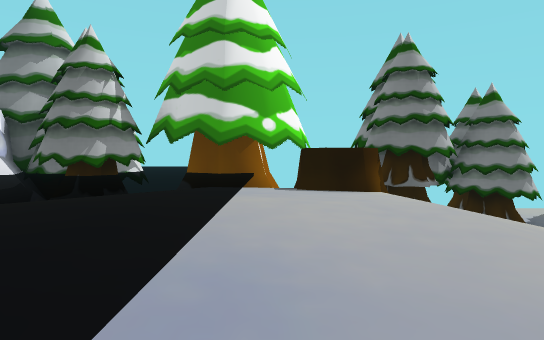
View 1 (above)

15 first-person views from a walk through a 3-D level made in the Unity game engine. The camera is 1.3 m above the floor, tilts 2° down and sees 75° across. The floor is counted in squares, 2 m on a side. Each view is taken from the middle of a square. On the plan, view 1 faces up. The plan holds only what a view shows up to about 10 squares ahead; the rest is blank. The place goes on beyond the plan. Some animated figures are not drawn.

View 2
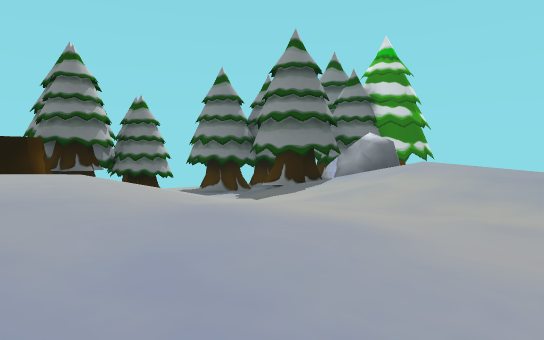

View 3
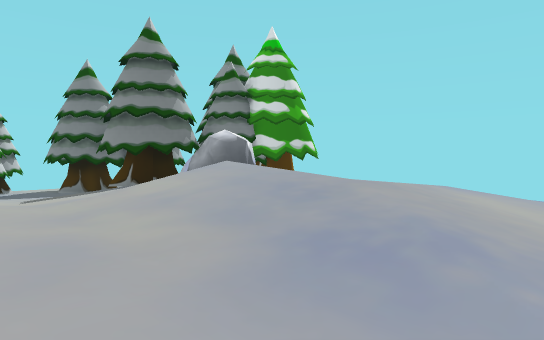

View 4
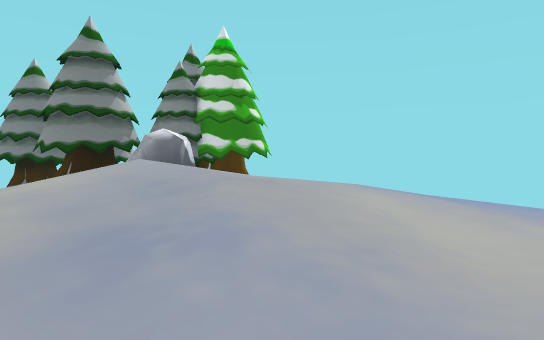

View 5
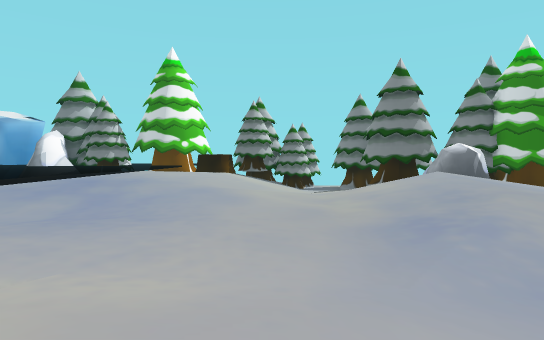

View 6
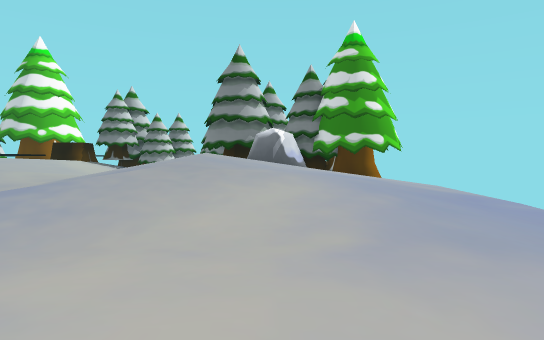

View 7
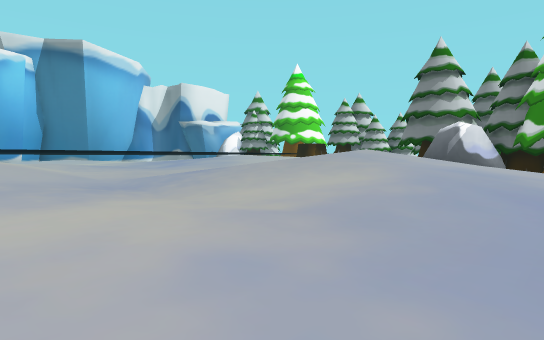

View 8
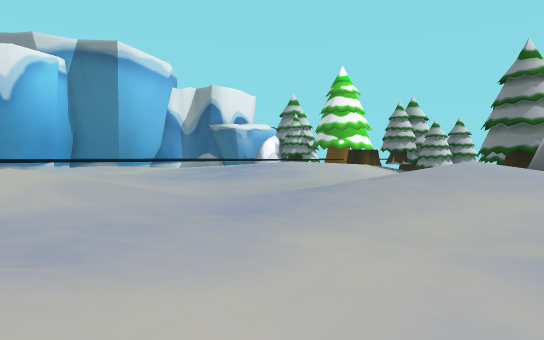

View 9
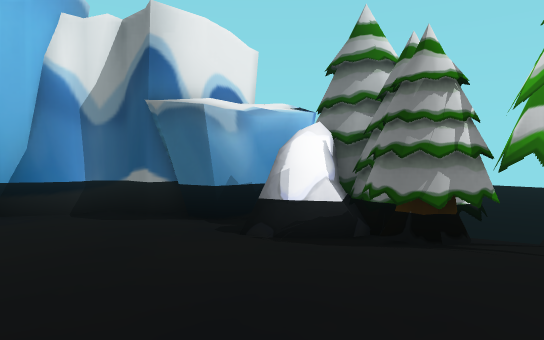

View 10
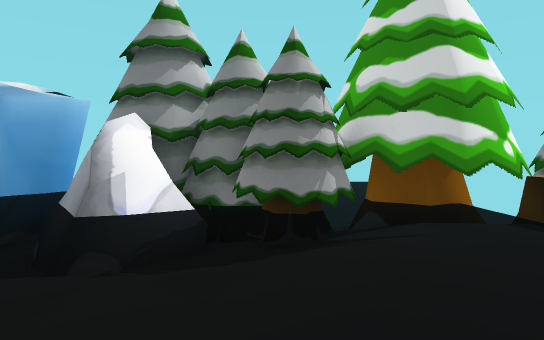

View 11
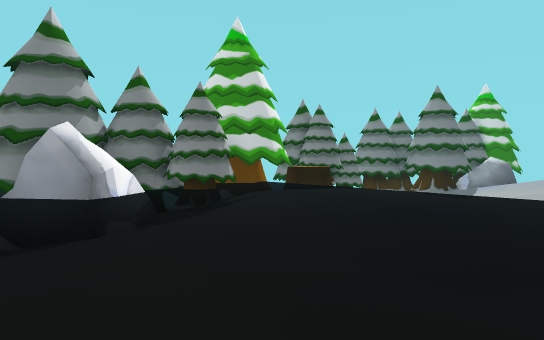

View 12
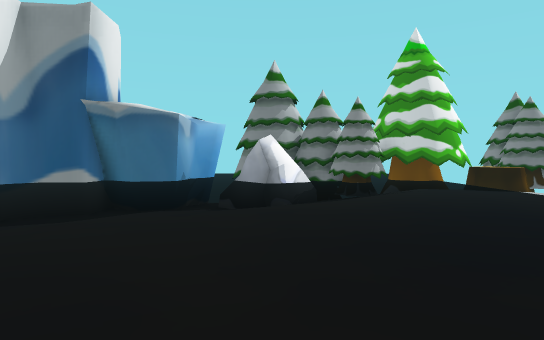

View 13
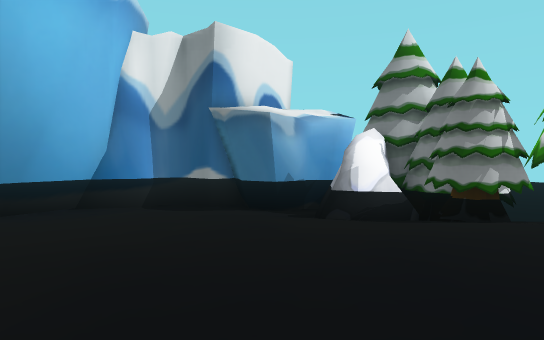

View 14
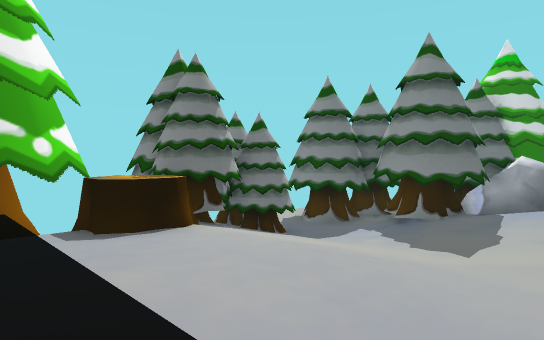

View 15
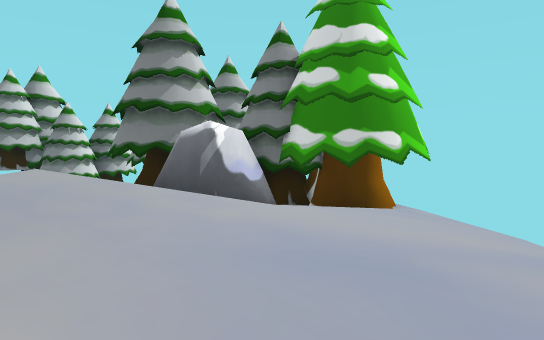

### Floor plan
Key: @ floor where view 1 was taken; # wall or solid block; . main floor; : floor 0.25 m higher than the main floor; - floor 0.25 m lower than the main floor; + floor 0.5 m higher than the main floor; _ floor 0.5 m lower than the main floor; * floor 0.75 m higher than the main floor; < floor 0.75 m lower than the main floor; % floor 1 m higher than the main floor; / step, stairs or slope; ^ raised ledge.
Columns run from 12 left of view 1 to 11 right of it. Each row starts with its distance up from view 1.
  7     # ##   ########
  6  #### #######^###<##
  5 #      #%###*^:.__<#
  4 #       %%%%**+.__-##
  3 #       %%%%**+._-.#####
  2 #       %%%%++:.-./+#/##
  1 #        %%%++:..//*+:.-
  0 #          %@::..:**+:.-
 -1      %     %.....:+++:.-
 -2             -...-.++::.-
 -3             ...--.:...-_
 -4        %    :..----_--__
 -5             ....--_____<
 -6               +:.--___<<
 -7               +:..-___<<
 -8                  --. -

Where each view was taken, in squares from view 1:
view 1: 0 up, 0 right, facing up
view 2: 2 down, 0 right, facing up-right
view 3: 4 down, 3 right, facing up-right
view 4: 5 down, 4 right, facing up-right
view 5: 7 down, 3 right, facing up
view 6: 7 down, 8 right, facing up
view 7: 7 down, 11 right, facing up-left
view 8: 8 down, 9 right, facing up-left
view 9: 1 up, 1 left, facing up-left
view 10: 1 up, 3 left, facing up
view 11: 1 down, 7 left, facing up-right
view 12: 4 down, 5 left, facing up
view 13: 1 down, 1 left, facing up-left
view 14: 1 up, 1 left, facing up-right
view 15: 3 down, 9 right, facing up
